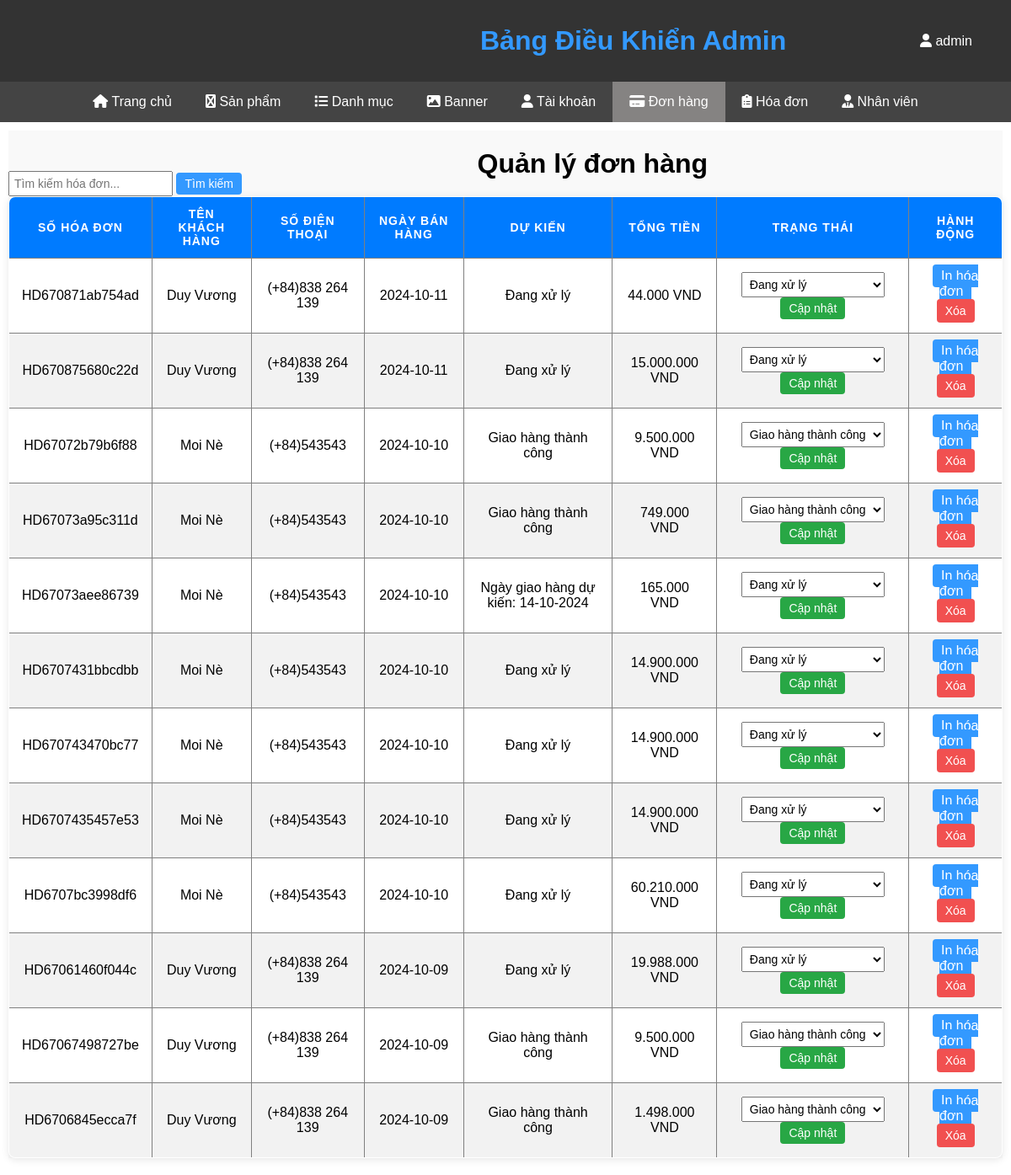
Page /ADMIN/quanlydonhang.php (signed in) on the committed database.
### tables this page shows
CREATE TABLE `hoadon` (
  `SohieuHD` varchar(50) NOT NULL,
  `id` int(11) DEFAULT NULL,
  `NgayBH` date DEFAULT NULL,
  `Tongtien` varchar(255) DEFAULT NULL,
  `Trangthai` varchar(255) DEFAULT NULL
);

CREATE TABLE `khach` (
  `id` int(11) NOT NULL,
  `Tenkhach` varchar(100) NOT NULL,
  `Diachi` varchar(255) DEFAULT NULL,
  `Dienthoai` varchar(20) DEFAULT NULL
);

### ADMIN/quanlydonhang.php (the view, shortened to what this page needs)
<?php
$loggedIn = isset($_SESSION['admin_logged_in']) && $_SESSION['admin_logged_in'];
include '../db_connect.php';
$sql = "SELECT hd.SohieuHD, k.Tenkhach, k.Dienthoai, hd.NgayBH, hd.Tongtien, hd.Trangthai
        FROM hoadon hd
        JOIN khach k ON hd.id = k.id
        ORDER BY hd.NgayBH DESC";
$result = $con->query($sql);
?>
<!DOCTYPE html>
<html lang="vi">
<head>
    <link rel="stylesheet" href="https://cdnjs.cloudflare.com/ajax/libs/font-awesome/6.0.0-beta3/css/all.min.css">
    <link rel="stylesheet" href="css/qldonhang.css">
</head>
<header class="admin-header">
    <div class="header-container">
        <h1 class="admin-title" style="color: #3399ff;">Bảng Điều Khiển Admin</h1>
        <ul class="user-actions">
            <?php if ($loggedIn): ?>
                <li><a href="logout.php"><i class="fa fa-user"></i> <?php echo $_SESSION['admin_username'];; ?></a></li>
            <?php else: ?>
                <li><a href="loginADMIN.php" class="dangnhap">Đăng Nhập</a></li>
            <?php endif; ?>
        </ul>
    </div>
</header>
<nav>
    <div class="tabs">
    <a href="trangchuadmin.php" class="tab-button"><i class="fa fa-home"></i> Trang chủ</a>
        <?php if (in_array('sanpham', $_SESSION['quyen'])): ?>
            <a href="Nhập_SP.php" class="tab-button" ><i class="fa fa-product-hunt"></i> Sản phẩm</a>
        <?php endif; ?>
        <?php if (in_array('danhmuc', $_SESSION['quyen'])): ?>
            <a href="Nhập_DM.php" class="tab-button"><i class="fa fa-list"></i> Danh mục</a>
        <?php endif; ?>
        <?php if (in_array('banner', $_SESSION['quyen'])): ?>
            <a href="Nhập_Banner.php" class="tab-button"><i class="fa fa-image"></i> Banner</a>
        <?php endif; ?>
        <?php if (in_array('taikhoan', $_SESSION['quyen'])): ?>
            <a href="qltaikhaon.php" class="tab-button"><i class="fa fa-user"></i> Tài khoản</a>
        <?php endif; ?>
        <?php if (in_array('donhang', $_SESSION['quyen'])): ?>
            <a href="quanlydonhang.php" class="tab-button" style="background-color: #858382 ;"><i class="fa fa-credit-card"></i> Đơn hàng</a>
        <?php endif; ?>
        <?php if (in_array('hoadon', $_SESSION['quyen'])): ?>
            <a href="xemhoadon.php" class="tab-button"><i class="fa fa-clipboard-list"></i> Hóa đơn</a>
        <?php endif; ?>
        <?php if (in_array('nhanvien', $_SESSION['quyen'])): ?>
            <a href="qlnhanvien.php" class="tab-button"><i class="fa fa-user-tie"></i> Nhân viên</a>
        <?php endif; ?>
    </div>
</nav>
<body style=" font-family: Arial, sans-serif;">
<main>
    <div style="display: flex; align-items: flex-end; ">
<form action="quanlydonhang.php" method="GET" style="margin-right: 20px;">
            <input type="text" name="search" placeholder="Tìm kiếm hóa đơn..." style="padding: 5px; font-size: 14px;">
            <button type="submit" style="padding: 5px 10px; background-color: #3399ff; color: white; border: none; cursor: pointer;">Tìm kiếm</button>
        </form>
    <h1 style="margin-left: 22%;">Quản lý đơn hàng</h1>
 </div>
    <table border="1">
    <thead>
        <tr>
            <th>Số hóa đơn</th>
            <th class="ten">Tên khách hàng</th>
            <th>Số điện thoại</th>
            <th class="ngay">Ngày bán hàng</th>
            <th class="col-du-kien" >Dự kiến</th>
            <th>Tổng tiền</th>
            <th>Trạng thái</th>
            <th>Hành động</th>
        </tr>
    </thead>
    <tmain>
        <?php while ($row = $result->fetch_assoc()) {
            if ($row['Trangthai'] == 'Đã hủy') continue;
        ?>
        <tr>
            <td><?php echo $row['SohieuHD']; ?></td>
            <td class="ten"><?php echo $row['Tenkhach']; ?></td>
            <td>(+84)<?php echo $row['Dienthoai']; ?></td>
            <td class="ngay"><?php echo $row['NgayBH']; ?></td>
            <td class="col-du-kien"><?php echo $row['Trangthai']; ?></td>
            <td><?php echo number_format($row['Tongtien'], 0, ',', '.') . ' VND'; ?></td>
            <td>
                <form action="quanlydonhang.php" method="POST">
                    <select name="Trangthai">
                        <option value="Đang xử lý" <?php if ($row['Trangthai'] == 'Đang xử lý') echo 'selected'; ?>>Đang xử lý</option>
                        <option value="Giao hàng thành công" <?php if ($row['Trangthai'] == 'Giao hàng thành công') echo 'selected'; ?>>Giao hàng thành công</option>
                    </select>
                    <button type="submit" <?php if ($row['Trangthai'] == 'Giao hàng thành công' || $row['Trangthai'] == 'Đã hủy') echo 'disabled'; ?>>Cập nhật</button>
                </form>
            </td>
            <td>
                <a class="link-action" href="indonhang.php?SohieuHD=<?php echo $row['SohieuHD']; ?>">In hóa đơn</a>
                <form action="quanlydonhang.php" method="POST" style="display:inline;">
                    <button type="submit" onclick="return confirm('Bạn có chắc chắn muốn xóa hóa đơn này?');" style="background-color: #f15050; color: white; height: 28px;">Xóa </button>
                </form>
            </td>
        </tr>
        <?php } ?>
    </tmain>
</table>
</main>
</html>

### ADMIN/css/qldonhang.css (style rules this page uses)
main { font-family: Arial, sans-serif; margin: 10px; background-color: #f9f9f9; }
h1 { text-align: center; margin-bottom: 20px; }
table { width: 100%; border-collapse: collapse; margin-bottom: 20px; background-color: #fff; box-shadow: 0 2px 10px rgba(0, 0, 0, 0.1); border-radius: 8px; overflow: hidden; }
th, td { padding: 12px 15px; text-align: center; }
th { background-color: #007bff; color: white; text-transform: uppercase; font-size: 14px; letter-spacing: 1px; }
tr:nth-child(even) { background-color: #f2f2f2; }
td { font-size: 16px; }
select { padding: 5px; font-size: 14px; }
button { padding: 5px 10px; background-color: #28a745; color: white; border: none; cursor: pointer; border-radius: 4px; font-size: 14px; }
.link-action { text-decoration: none; padding: 5px 10px; background-color: #3399ff; color: white; border-radius: 4px; }
form { display: inline-block; }
header { background-color: #333; color: #fff; padding: 20px; text-align: center; }
.tabs { display: flex; justify-content: center; background-color: #444; }
.tab-button { text-decoration: none; background-color: transparent; border: none; color: #fff; padding: 15px 20px; cursor: pointer; font-size: 16px; transition: background-color 0.3s; }
.admin-header .header-container { display: flex; justify-content: space-between; align-items: center; padding: 10px; }
.admin-header .admin-title { margin-top: 0; margin-bottom: 0; margin-left: 540px; }
.admin-header .user-actions { list-style: none; margin: 0; padding: 0; }
.admin-header .user-actions li { display: inline-block; margin-left: 20px; }
.admin-header .user-actions a { text-decoration: none; color: #fff; padding: 8px 16px; border-radius: 5px; transition: background-color 0.3s ease; }
body { margin: 0; }

### ADMIN/quanlydonhang.php (style rules this page uses)
.col-du-kien { width: 15%; }
.ten { width: 10%; }
.ngay { width: 10%; }

### rows in the picture
hoadon: SohieuHD "HD670871ab754ad", khach.Tenkhach "Duy Vương", khach.Dienthoai "838 264 139", NgayBH "2024-10-11", Trangthai "Đang xử lý", Tongtien "44.000"
hoadon: SohieuHD "HD670875680c22d", khach.Tenkhach "Duy Vương", khach.Dienthoai "838 264 139", NgayBH "2024-10-11", Trangthai "Đang xử lý", Tongtien "15.000.000"
hoadon: SohieuHD "HD67072b79b6f88", khach.Tenkhach "Moi Nè", khach.Dienthoai "543543", NgayBH "2024-10-10", Trangthai "Giao hàng thành công", Tongtien "9.500.000"
hoadon: SohieuHD "HD67073a95c311d", khach.Tenkhach "Moi Nè", khach.Dienthoai "543543", NgayBH "2024-10-10", Trangthai "Giao hàng thành công", Tongtien "749.000"
hoadon: SohieuHD "HD67073aee86739", khach.Tenkhach "Moi Nè", khach.Dienthoai "543543", NgayBH "2024-10-10", Trangthai "Ngày giao hàng dự kiến: 14-10-2024", Tongtien "165.000"
hoadon: SohieuHD "HD6707431bbcdbb", khach.Tenkhach "Moi Nè", khach.Dienthoai "543543", NgayBH "2024-10-10", Trangthai "Đang xử lý", Tongtien "14.900.000"
hoadon: SohieuHD "HD670743470bc77", khach.Tenkhach "Moi Nè", khach.Dienthoai "543543", NgayBH "2024-10-10", Trangthai "Đang xử lý", Tongtien "14.900.000"
hoadon: SohieuHD "HD6707435457e53", khach.Tenkhach "Moi Nè", khach.Dienthoai "543543", NgayBH "2024-10-10", Trangthai "Đang xử lý", Tongtien "14.900.000"
hoadon: SohieuHD "HD6707bc3998df6", khach.Tenkhach "Moi Nè", khach.Dienthoai "543543", NgayBH "2024-10-10", Trangthai "Đang xử lý", Tongtien "60.210.000"
hoadon: SohieuHD "HD67061460f044c", khach.Tenkhach "Duy Vương", khach.Dienthoai "838 264 139", NgayBH "2024-10-09", Trangthai "Đang xử lý", Tongtien "19.988.000"
hoadon: SohieuHD "HD67067498727be", khach.Tenkhach "Duy Vương", khach.Dienthoai "838 264 139", NgayBH "2024-10-09", Trangthai "Giao hàng thành công", Tongtien "9.500.000"
hoadon: SohieuHD "HD6706845ecca7f", khach.Tenkhach "Duy Vương", khach.Dienthoai "838 264 139", NgayBH "2024-10-09", Trangthai "Giao hàng thành công", Tongtien "1.498.000"

### other values in the picture
$_SESSION['admin_username'] "admin"
